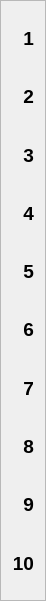
  <widget class="QFrame" name="frame_Numbers">
   <property name="geometry">
    <rect>
     <x>10</x>
     <y>90</y>
     <width>41</width>
     <height>601</height>
    </rect>
   </property>
   <property name="frameShape">
    <enum>QFrame::StyledPanel</enum>
   </property>
   <property name="frameShadow">
    <enum>QFrame::Raised</enum>
   </property>
   <layout class="QVBoxLayout" name="verticalLayout">
    <item>
     <widget class="QLabel" name="label_No01">
      <property name="font">
       <font>
        <family>Arial</family>
        <pointsize>14</pointsize>
        <weight>75</weight>
        <bold>true</bold>
       </font>
      </property>
      <property name="text">
       <string>1</string>
      </property>
      <property name="alignment">
       <set>Qt::AlignRight|Qt::AlignTrailing|Qt::AlignVCenter</set>
      </property>
     </widget>
    </item>
    <item>
     <widget class="QLabel" name="label_No02">
      <property name="font">
       <font>
        <family>Arial</family>
        <pointsize>14</pointsize>
        <weight>75</weight>
        <bold>true</bold>
       </font>
      </property>
      <property name="text">
       <string>2</string>
      </property>
      <property name="alignment">
       <set>Qt::AlignRight|Qt::AlignTrailing|Qt::AlignVCenter</set>
      </property>
     </widget>
    </item>
    <item>
     <widget class="QLabel" name="label_No03">
      <property name="font">
       <font>
        <family>Arial</family>
        <pointsize>14</pointsize>
        <weight>75</weight>
        <bold>true</bold>
       </font>
      </property>
      <property name="text">
       <string>3</string>
      </property>
      <property name="alignment">
       <set>Qt::AlignRight|Qt::AlignTrailing|Qt::AlignVCenter</set>
      </property>
     </widget>
    </item>
    <item>
     <widget class="QLabel" name="label_No04">
      <property name="font">
       <font>
        <family>Arial</family>
        <pointsize>14</pointsize>
        <weight>75</weight>
        <bold>true</bold>
       </font>
      </property>
      <property name="text">
       <string>4</string>
      </property>
      <property name="alignment">
       <set>Qt::AlignRight|Qt::AlignTrailing|Qt::AlignVCenter</set>
      </property>
     </widget>
    </item>
    <item>
     <widget class="QLabel" name="label_No05">
      <property name="font">
       <font>
        <family>Arial</family>
        <pointsize>14</pointsize>
        <weight>75</weight>
        <bold>true</bold>
       </font>
      </property>
      <property name="text">
       <string>5</string>
      </property>
      <property name="alignment">
       <set>Qt::AlignRight|Qt::AlignTrailing|Qt::AlignVCenter</set>
      </property>
     </widget>
    </item>
    <item>
     <widget class="QLabel" name="label_No06">
      <property name="font">
       <font>
        <family>Arial</family>
        <pointsize>14</pointsize>
        <weight>75</weight>
        <bold>true</bold>
       </font>
      </property>
      <property name="text">
       <string>6</string>
      </property>
      <property name="alignment">
       <set>Qt::AlignRight|Qt::AlignTrailing|Qt::AlignVCenter</set>
      </property>
     </widget>
    </item>
    <item>
     <widget class="QLabel" name="label_No07">
      <property name="font">
       <font>
        <family>Arial</family>
        <pointsize>14</pointsize>
        <weight>75</weight>
        <bold>true</bold>
       </font>
      </property>
      <property name="text">
       <string>7</string>
      </property>
      <property name="alignment">
       <set>Qt::AlignRight|Qt::AlignTrailing|Qt::AlignVCenter</set>
      </property>
     </widget>
    </item>
    <item>
     <widget class="QLabel" name="label_No08">
      <property name="font">
       <font>
        <family>Arial</family>
        <pointsize>14</pointsize>
        <weight>75</weight>
        <bold>true</bold>
       </font>
      </property>
      <property name="text">
       <string>8</string>
      </property>
      <property name="alignment">
       <set>Qt::AlignRight|Qt::AlignTrailing|Qt::AlignVCenter</set>
      </property>
     </widget>
    </item>
    <item>
     <widget class="QLabel" name="label_No09">
      <property name="font">
       <font>
        <family>Arial</family>
        <pointsize>14</pointsize>
        <weight>75</weight>
        <bold>true</bold>
       </font>
      </property>
      <property name="text">
       <string>9</string>
      </property>
      <property name="alignment">
       <set>Qt::AlignRight|Qt::AlignTrailing|Qt::AlignVCenter</set>
      </property>
     </widget>
    </item>
    <item>
     <widget class="QLabel" name="label_No10">
      <property name="font">
       <font>
        <family>Arial</family>
        <pointsize>14</pointsize>
        <weight>75</weight>
        <bold>true</bold>
       </font>
      </property>
      <property name="text">
       <string>10</string>
      </property>
      <property name="alignment">
       <set>Qt::AlignRight|Qt::AlignTrailing|Qt::AlignVCenter</set>
      </property>
     </widget>
    </item>
   </layout>
  </widget>
